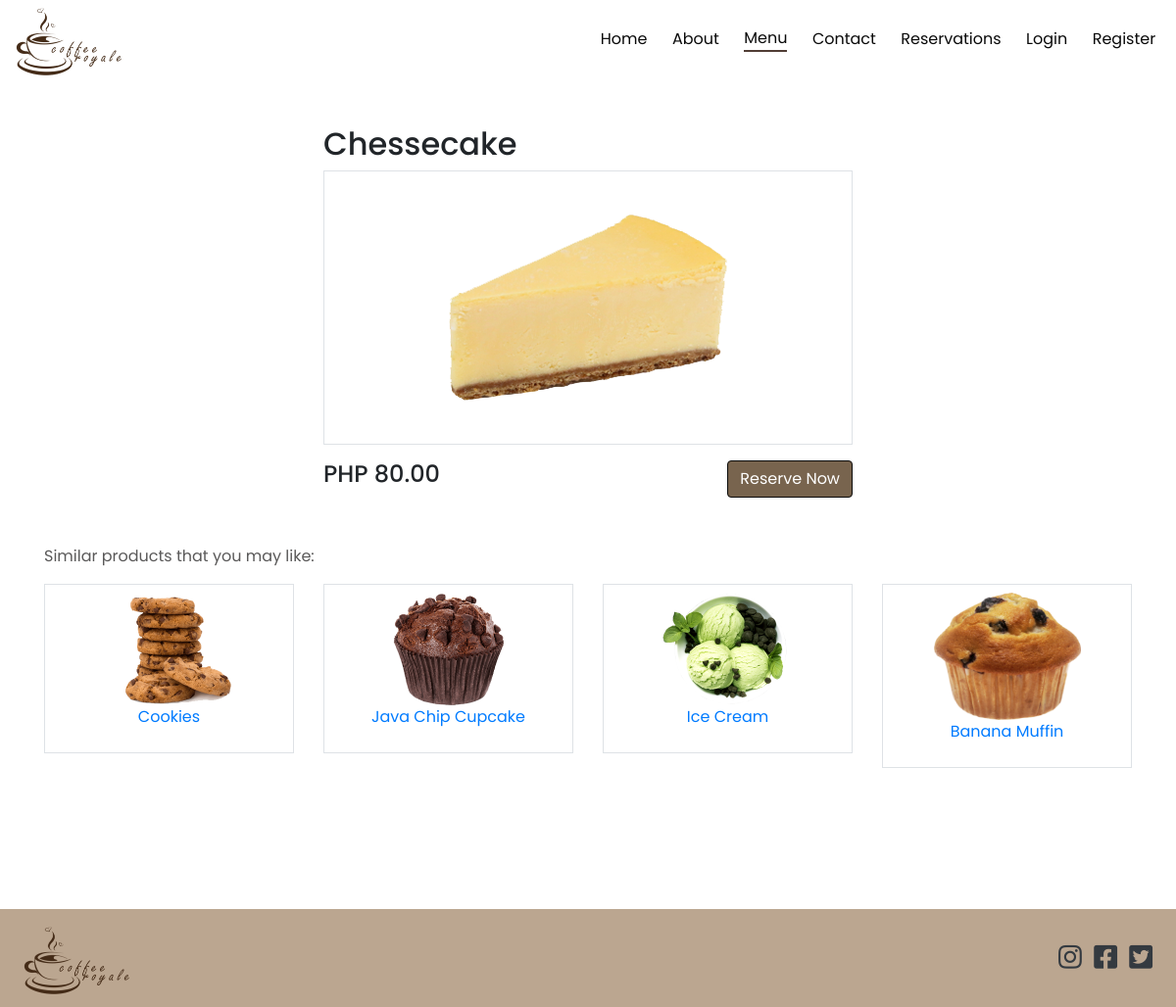
Screenshot of /product_detail.php?id=70?category=desserts?name=chessecake with the database file from the repository.
### tables this page shows
CREATE TABLE `products` (
  `id` int(11) NOT NULL,
  `name` varchar(50) NOT NULL,
  `slug` varchar(50) NOT NULL,
  `image` varchar(50) NOT NULL,
  `price` double NOT NULL,
  `description` text NOT NULL,
  `category_id` int(11) NOT NULL
);

### app/config/Config.php (called while the page is built, shortened)
<?php
class Connection
{
    public $conn;
    public function __construct()
    {
        try {
            $dsn = 'mysql:host=' . HOST . ';dbname=' . DB_NAME;
            $this->conn = new PDO($dsn, USERNAME, PASSWORD);
            $this->conn->setAttribute(PDO::ATTR_DEFAULT_FETCH_MODE, PDO::FETCH_OBJ);
            $this->conn->setAttribute(PDO::ATTR_EMULATE_PREPARES, false);
        } catch (PDOException $e) {
            echo "Error!: " . $e->getMessage() . "<br/>";
            die();
        }
        return $this->conn;
    }
}

### app/controllers/ProductController.php (called while the page is built, shortened)
<?php
class Products extends Connection
{
    public function getProduct($id)
    {
        $sql = "SELECT * FROM products WHERE id=:id";
        $stmt = $this->conn->prepare($sql);
        $stmt->execute(['id' => $id]);
        return $stmt->fetch();
    }
    public function getRandomSimilarProducts($product_id, $category_id)
    {
        $sql = "SELECT * FROM products WHERE id<>:product_id AND category_id=:category_id order by rand() limit 4";
        $stmt = $this->conn->prepare($sql);
        $stmt->execute(['product_id' => $product_id, 'category_id' => $category_id]);
        return $stmt->fetchAll();
    }
}

### app/helpers/showPrice.php (called while the page is built)
<?php
function showPrice($price)
{
    return 'PHP ' . number_format((float)$price, 2, '.', '');
}

### product_detail.php (the view, shortened to what this page needs)
<?php
require_once BASE . '/app/core.php';
$product = new Products();
if (isset($_GET['id'])) {
    $id = $_GET['id'];
    $activeProduct = $product->getProduct($id);
    $products = $product->getRandomSimilarProducts($activeProduct->id, $activeProduct->category_id);
}
?>
<?php require_once BASE . '/app/includes/header.php' ?>
<div class="wrapper">
    <div class="menu-page">
        <div class="container mt-5 mb-5">
            <div class="row">
                <div class="col-md-6 mx-auto">
                    <h2><?php echo $activeProduct->name ?></h2>
                    <div class="img-container border p-4 text-center">
                        <img src="assets/img/product_images/<?php echo $activeProduct->image ?>" alt="product">
                    </div>
                    <div class="d-flex justify-content-space-around mt-3">
                        <h4><?php echo showPrice($activeProduct->price) ?></h4>
                        <a href="reserve.php" class="btn btn-primary ml-auto">Reserve Now</a>
                    </div>
                </div>
            </div>
            <?php if ($products) : ?>
                <div class="row mt-5 mb-5">
                    <div class="col">
                        <p class="text-secondary">Similar products that you may like: </p>
                        <div class="row">
                            <?php foreach ($products as $product) : ?>
                                <div class="col-md-3 col-sm-6 mb-2">
                                    <div class="img-container p-2 border text-center">
                                        <img src="assets/img/product_images/<?php echo $product->image ?>" width="150" alt="product">
                                        <p>
                                            <a href="product_detail.php?id=<?php echo $product->id ?>?category=menu?name=<?php echo strtolower($product->name) ?>">
                                                <?php echo $product->name ?>
                                            </a>
                                        </p>
                                    </div>
                                </div>
                            <?php endforeach ?>
                        </div>
                    </div>
                </div>
            <?php endif; ?>
        </div>
    </div>
</div>
<?php include 'app/includes/footer.php' ?>

### assets/css/main.css (style rules this page uses)
.btn-primary { color: #fff !important; background: #78644e; }
.text-secondary { color: #5a5959 !important; }
.btn { border: 1px solid #0a0a0a; -webkit-transition: 0.3s ease-in-out; transition: 0.3s ease-in-out; }
* { margin: 0; padding: 0; -webkit-box-sizing: border-box; box-sizing: border-box; }
body { font-family: "Poppins", sans-serif; scroll-behavior: smooth; overflow-x: hidden; }
a { text-decoration: none; }

### assets/css/sub-main.css (style rules this page uses)
.btn-primary { color: #fff !important; background: #78644e; }
.text-secondary { color: #5a5959 !important; }
.btn { border: 1px solid #0a0a0a; -webkit-transition: 0.3s ease-in-out; transition: 0.3s ease-in-out; }
.menu-page { width: 100%; min-height: 100vh; }

### assets/css/reservation.css (style rules this page uses)
p { margin-top: 0; margin-bottom: 1rem; }

### rows the page displays
products: name "Chessecake", image (picture), price "PHP 80.00"
products: image (picture), name "Cookies"
products: image (picture), name "Java Chip Cupcake"
products: image (picture), name "Ice Cream"
products: image (picture), name "Banana Muffin"
